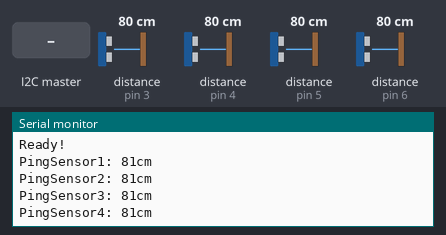
A sketch run on a simulated Arduino Uno, built with avr-gcc and run on an emulated ATmega328P. On the bench: the last lines printed to the serial monitor. The inputs (shaded band) are chosen by the test bench; at power-on: distance to the obstacle (sensors on pin 3, pin 4, pin 5, pin 6) 80 cm. The echo pulse lasts 58.3 µs per cm.

Above: at 1.2 s.
1.3 s: the I2C master sends the byte 1
At 2.3 s:
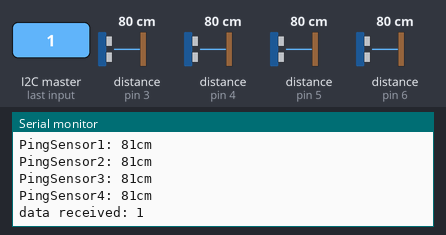
2.8 s: distance to the obstacle (sensor on pin 3) set to 2 cm
At 3.9 s:
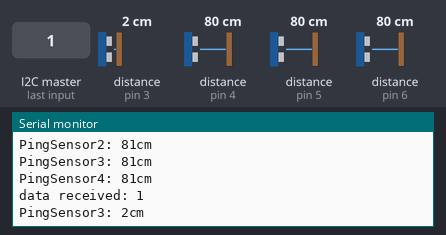
4.3 s: distance to the obstacle (sensor on pin 4) set to 2 cm
At 5.1 s:
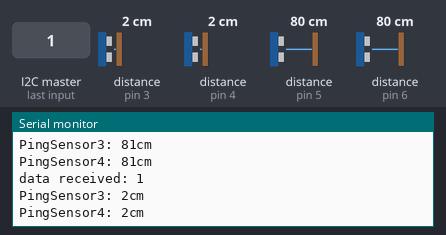
5.8 s: distance to the obstacle (sensor on pin 5) set to 2 cm
At 7.0 s:
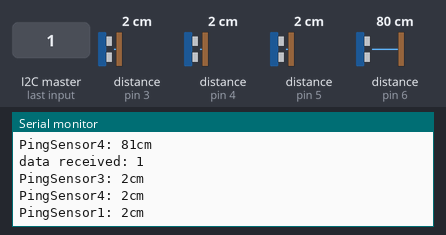
7.3 s: distance to the obstacle (sensor on pin 6) set to 2 cm
At 8.1 s:
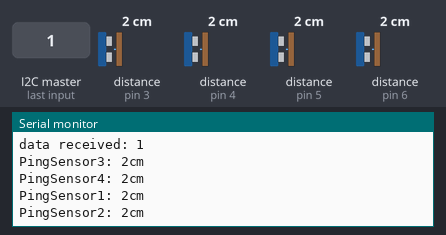
8.8 s: the I2C master sends the byte 0
At 9.2 s:
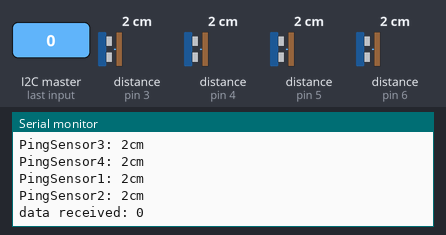
Timing chart, 0 to 11.3 s (numbered marks = the images above; inputs shaded):
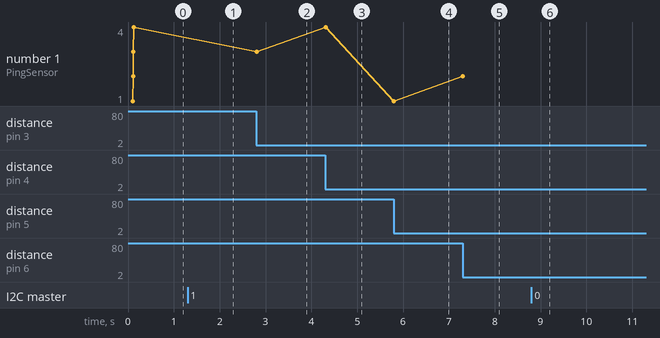

Measured:
- after the input at 1.3 s, the serial monitor: prints a new line at once (image 1)
- after the input at 2.8 s, the serial monitor: prints a new line at once (image 2)
- after the input at 4.3 s, the serial monitor: prints a new line at once (image 3)
- after the input at 5.8 s, the serial monitor: prints a new line at once (image 4)
- after the input at 7.3 s, the serial monitor: prints a new line at once (image 5)
- after the input at 8.8 s, the serial monitor: prints a new line at once (image 6)
- plotted number 1: 3 → 4 after the input at 4.3 s, 4 → 1 after the input at 5.8 s

The sketch:

main.ino
```cpp
#include "Arduino.h"
#include <NewPing.h>
#include <Wire.h>

////////////////////////////////////////////////
// Each time a request is made from the master device
// a value from the sensorValue array is returned.
// The sensorValue array is looped through and
// depending on the i2cMode, a different ranges of
// values are returned.
// When a value is received from the master device it changes
// the i2cMode
///////////////////////////////////////////////
unsigned long previousMillis = 0; // will store last time for loop
const long interval = 100;        // time  of loop

// the i2c addess used by both the master and slave device
#define SLAVE_ADDRESS 0x04

// sensor board pinout
// sensor : trigger : Echo
// 1      : 2       : 5
// 2      : 7       : 6
// 3      : 8       : 3
// 4      : 9       : 4

//Sensor 1
#define TRIGGER_PIN_S1 2
#define ECHO_PIN_S1 5 // you  can use a single pin for trrigger/echo if the bord is a 5v one.
//Sensor 2
#define TRIGGER_PIN_S2 7
#define ECHO_PIN_S2 6
//Sensor 3
#define TRIGGER_PIN_S3 8
#define ECHO_PIN_S3 3
//Sensor 4
#define TRIGGER_PIN_S4 9
#define ECHO_PIN_S4 4

#define MAX_DISTANCE 200 // max distance in cm. same for all

//initialise the sensors
NewPing sonar1(TRIGGER_PIN_S1, ECHO_PIN_S1, MAX_DISTANCE);
NewPing sonar2(TRIGGER_PIN_S2, ECHO_PIN_S2, MAX_DISTANCE);
NewPing sonar3(TRIGGER_PIN_S3, ECHO_PIN_S3, MAX_DISTANCE);
NewPing sonar4(TRIGGER_PIN_S4, ECHO_PIN_S4, MAX_DISTANCE);

// if you change the sonars array change
// this number as well..
// remember it is a zero based array
const int NUMBER_OF_SENSORS = 4;

// create an array of sonar sensors
NewPing sonars[NUMBER_OF_SENSORS] = {
    sonar1,
    sonar2,
    sonar3,
    sonar4};

//not used now
//int returnValueForI2c = 0;

// i2cMode is set by the master device
int i2cMode = 1; // ALL = 1, ULTRASONIC = 2

//initialise the sensors values
//int sensorValues[4]={3,7,13,27};
int sensorValues[4] = {0, 0, 0, 0};

// callback for received data
void receiveData(int byteCount)
{

  // Serial.print("byteCount: ");
  // Serial.println(byteCount);
  while (Wire.available())
  {

    int num = Wire.read();
    Serial.print("data received: ");
    Serial.println(num);

    switch (num)
    {
    case 2:
      i2cMode = 2; //ULTRASONIC ;
      break;

    default:
      i2cMode = 1; //ALL ;
      break;
    }
  }
}

int sensorNum = 0;
void sendAllData()
{

  Wire.write(sensorValues[sensorNum]);
  Serial.print(" sensorNum:");
  Serial.print(sensorNum);
  if (sensorNum < (NUMBER_OF_SENSORS - 1))
  {
    sensorNum++;
  }
  else
  {
    sensorNum = 0;
    Serial.print("\n");
  }

}

// callback for sending data
void sendData()
{
  switch (i2cMode)
  {
  case 2:
    //do something when var equals 1
    break;

  default:
    sendAllData();
    break;
  }
}

void setup()
{
  Serial.begin(115200); // start serial for output
  // initialize i2c as slave
  Wire.begin(SLAVE_ADDRESS);

  // define callbacks for i2c communication
  Wire.onReceive(receiveData);
  Wire.onRequest(sendData);

  Serial.println("Ready!");
}

void printValue(int sensorId, int distance)
{
  Serial.print("PingSensor");
  Serial.print(++sensorId);
  Serial.print(": ");
  Serial.print(distance);
  Serial.println("cm");
}
void loop()
{
  unsigned long currentMillis = millis();

  if (currentMillis - previousMillis >= interval)
  {
    previousMillis = currentMillis;

    for (int i = 0; i < NUMBER_OF_SENSORS; i++)
    {
      int tempval = sonars[i].ping_cm();

      //only change value if it has changed.
      if (tempval != sensorValues[i])
      {
        //print values to serial
        printValue(i, tempval);
        //set values
        sensorValues[i] = tempval;
      }
    }
  }
}
```
